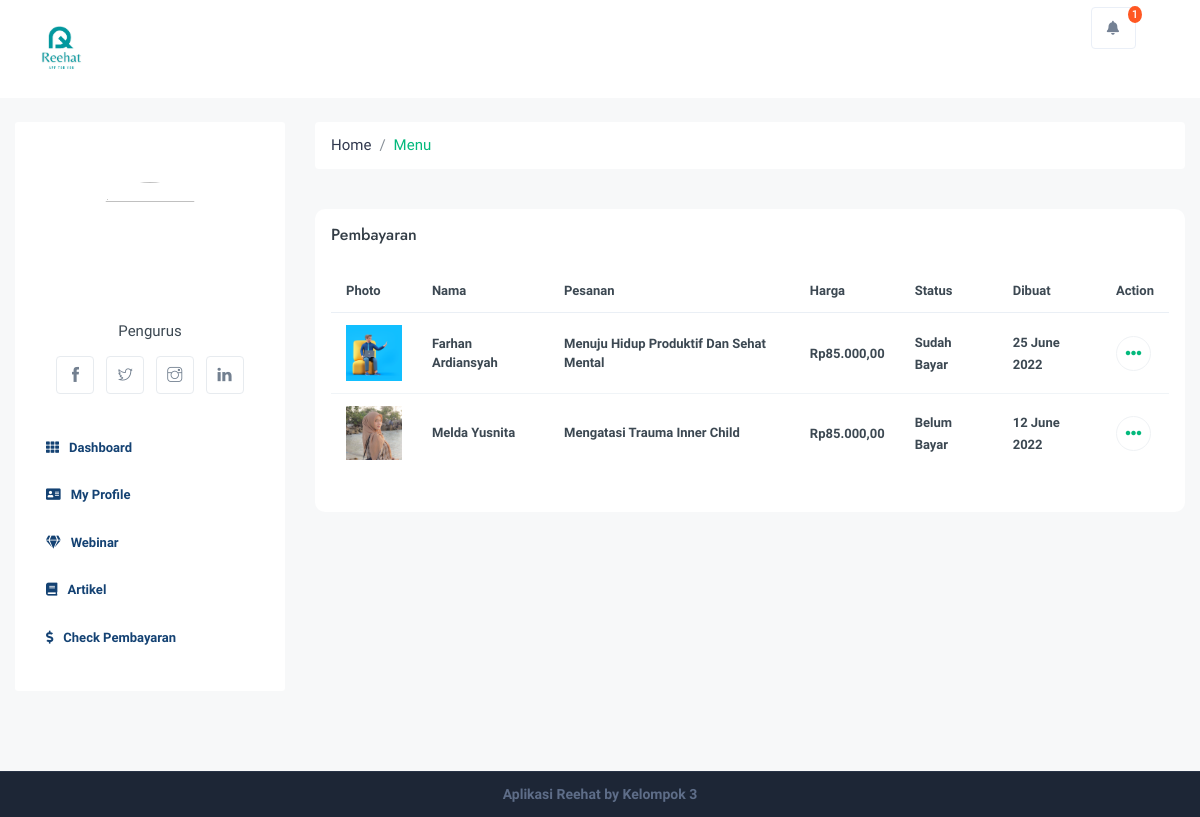
The page /index.php/admin/pembayaran on the database as committed earlier.
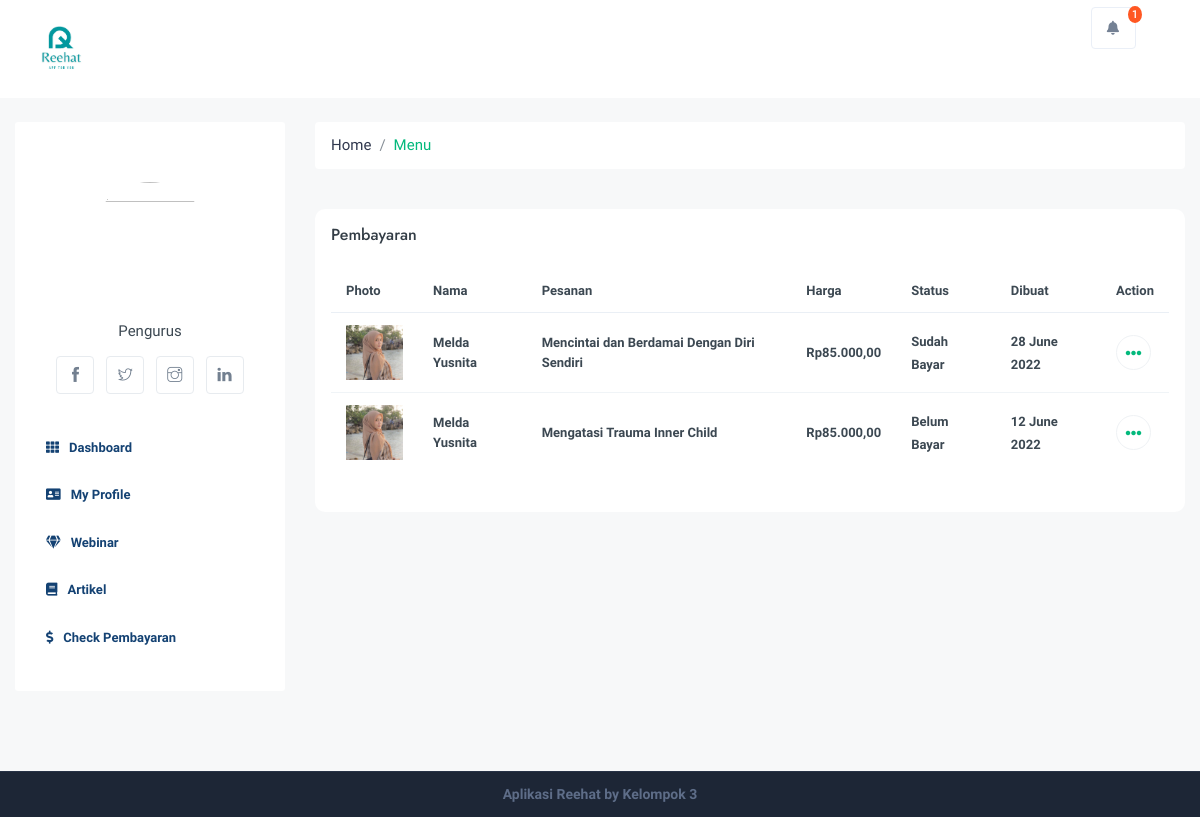
The same page on the database as committed later.
### tables this page shows
CREATE TABLE `payments` (
  `id` int(11) NOT NULL,
  `user_id` int(11) NOT NULL,
  `webinar` varchar(128) NOT NULL,
  `cost` int(11) NOT NULL,
  `name_user` varchar(128) NOT NULL,
  `picture_user` varchar(128) NOT NULL,
  `status` varchar(25) NOT NULL,
  `url` varchar(128) NOT NULL,
  `updated_at` varchar(25) NOT NULL,
  `created_at` varchar(25) NOT NULL
);

### application/controllers/Admin.php (called while the page is built, shortened)
<?php
class Admin extends CI_Controller {
	public function __construct()
	{
		$this->load->model('Admin_model');
	}
	public function pembayaran()
	{
		$data = [
			'title' => 'List pembayaran Admin',
			'user' => $this->db->get_where('users', ['email' => $this->session->userdata('email')])->row_array(),
			'payments' => $this->db->order_by('id','DESC')->get('payments')
		];
		$this->load->view('template/admin/header', $data);
		$this->load->view('pages/admin/pembayaran', $data);
		$this->load->view('template/admin/footer');
	}
}

### index.php (called while the page is built, shortened)
<?php
require_once BASEPATH.'core/CodeIgniter.php';

### application/views/pages/admin/pembayaran.php (the view, shortened to what this page needs)
<div class="row">
    <div class="col-xl-12 col-lg-12 col-md-12">
        <div class="dashboard_wrap">
            <div class="row">
                <div class="col-xl-12 col-lg-12 col-md-12 mb-4">
                    <h6 class="m-0">Pembayaran</h6>
                </div>
            </div>
            <div class="row">
                <div class="col-xl-12 col-lg-12 col-md-12 mb-2">
                    <div class="table-responsive">
                        <table class="table dash_list">
                            <thead>
                                <tr>
                                    <th scope="col">Photo</th>
                                    <th scope="col">Nama</th>
                                    <th scope="col">Pesanan</th>
                                    <th scope="col">Harga</th>
                                    <th scope="col">Status</th>
                                    <th scope="col">Dibuat</th>
                                    <th scope="col">Action</th>
                                </tr>
                            </thead>
                            <tbody>
                                <?php foreach($payments->result() as $payment): ?>
                                <tr>
                                    <td>
                                        <a href="<?= base_url('assets/img/account'); ?>/<?= $payment->picture_user ?>" data-fancybox>
                                            <img src="<?= base_url('assets/img/account'); ?>/<?= $payment->picture_user ?>" class="img-fluid" width="60" alt="" />
                                        </a>
                                    </td>
                                    <td><div class="smalls lg"><?= $payment->name_user ?></div></td>
                                    <td><div class="smalls lg"><?= $payment->webinar ?></div></td>
                                    <td><span class="smalls lg">Rp<?= number_format($payment->cost,2,',','.'); ?></span></td>
                                    <td><span class="smalls lg"><?= $payment->status ?></span></td>
                                    <td><span class="smalls lg"><?= $payment->created_at ?></span></td>
                                    <td>
                                        <div class="dropdown show">
                                            <a class="btn btn-action" href="#" data-toggle="dropdown" aria-haspopup="true" aria-expanded="false">
                                                <i class="fas fa-ellipsis-h"></i>
                                            </a>
                                        </div>
                                    </td>
                                </tr>
                                <?php endforeach ?>
                            </tbody>
                        </table>
                    </div>
                </div>
            </div>
        </div>
    </div>
</div>

Rows that differ between the two databases and show on the page:
removed payments: picture_user (placeholder picture), name_user "Farhan Ardiansyah", webinar "Menuju Hidup Produktif Dan Sehat Mental", cost "85.000,00", status "Sudah Bayar", created_at "25 June 2022"
added payments: picture_user (picture), name_user "Melda Yusnita", webinar "Mencintai dan Berdamai Dengan Diri Sendiri", cost "85.000,00", status "Sudah Bayar", created_at "28 June 2022"
